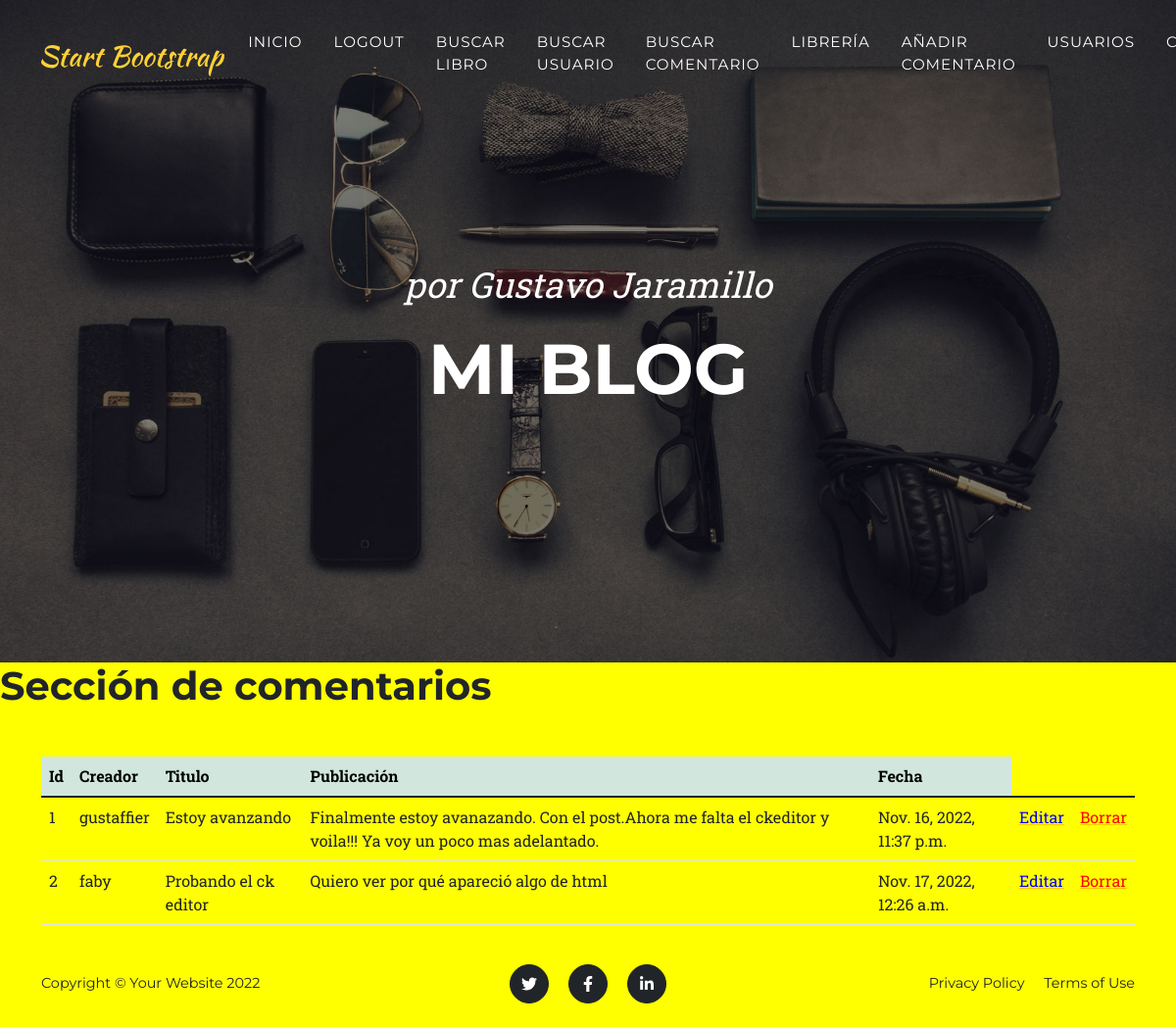
The app's page /appblog/comentarios/ (signed in) with its own data.
### appblog/models.py (models this page shows, shortened)
class Comentario(models.Model):
    id=models.IntegerField(primary_key=True)
    creador=models.CharField(max_length=30)
    encabezado=models.CharField(max_length=100)
    texto=RichTextUploadingField()
    fechaCreacion=models.DateTimeField()

### appblog/views.py (the view)
# urls.py: path("comentarios/", views.comment, name="comentario"),
def comment(request):
    comments= Comentario.objects.all()
    return render(request, "appblog/comentarios.html",{'comments':comments})

### appblog/templates/appblog/comentarios.html (shortened to what this page needs)
{% extends "appblog/base2.html"%}
{%block main_content%}
    <h1>Sección de comentarios</h1>
        <div class="container mt-5">
            <table class="table">
                <thead>
                    <tr>
                        <th class="table-success">Id</th>
                        <th class="table-success">Creador</th>
                        <th class="table-success">Titulo</th>
                        <th class="table-success">Publicación</th>
                        <th class="table-success">Fecha</th>
                    </tr>
                </thead>
                <tbody>
                    {% for comment in comments %}
                        <tr>
                        <td>{{comment.id}}</td>
                        <td>{{comment.creador}} </td>
                        <td>{{comment.encabezado}} </td>
                        <td>{{comment.texto}} </td>
                        <td>{{comment.fechaCreacion}} </td>
                        <td><a href= "{% url 'editarComentario' comment.id %}" ><font color="blue">Editar</font></a></td>
                        <td><a href= "{% url 'eliminarComentario' comment.id %}" ><font color="red">Borrar</font></a></td>
                        </tr>
                {% endfor %}
                </tbody>
            </table>
        </div>
{%endblock%}

### appblog/templates/appblog/comentarios.html (style rules this page uses)
body { background-color: yellow }

### records on screen
Comentario: id "1", creador "gustaffier", encabezado "Estoy avanzando", texto "Finalmente estoy avanazando. Con el post.Ahora me falta el ckeditor y voila!!! Ya voy un poco mas adelantado.", fechaCreacion "Nov. 16, 2022, 11:37 p.m."
Comentario: id "2", creador "faby", encabezado "Probando el ck editor", texto "Quiero ver por qué apareció algo de html", fechaCreacion "Nov. 17, 2022, 12:26 a.m."
